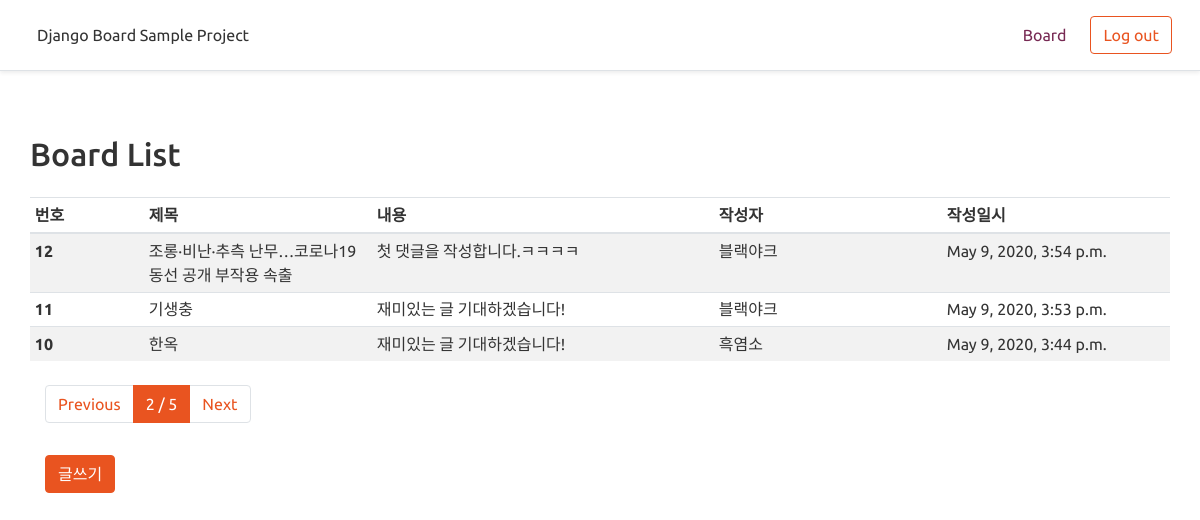
Page /board/?p=2 (signed in) on the committed database.
### board/models.py (models this page shows, shortened)
class NewBoard(models.Model):
    title = models.CharField(
        max_length=128,
        verbose_name='제목'
    )
    content = models.TextField(
        verbose_name='내용'
    )
    writer = models.ForeignKey(
        'new_user.NewUser',
        on_delete=models.SET_NULL,
        null=True,
        verbose_name='작성자'
    )
    reg_date = models.DateTimeField(
        auto_now_add=True,
        verbose_name='작성시간'
    )
    class Meta:
        db_table = 'new_community_board'
        verbose_name='뉴 커뮤니티 게시글'
        verbose_name_plural = '뉴 커뮤니티 게시글 모음'

### new_user/models.py (models this page shows)
class NewUser(models.Model):
    username = models.CharField(max_length=32, verbose_name='사용자명')
    useremail = models.EmailField(max_length=64, verbose_name='사용자 이메일')
    password = models.CharField(max_length=64, verbose_name='비밀번호')
    reg_date = models.DateTimeField(auto_now_add=True, verbose_name='가입시간')
    def __str__(self):
        return self.username
    class Meta:
        db_table = 'newcommunity_user'
        verbose_name = '새 커뮤니티 사용자'
        verbose_name_plural = '새 커뮤니티 사용자 모음'

### board/views.py (the view)
# urls.py: path('', views.board),
def board(request):
    all_boards = NewBoard.objects.all().order_by('-id')
    page = int(request.GET.get('p', 1))
    paginator = Paginator(all_boards, 3)    # num per page
    boards = paginator.get_page(page)
    return render(request, 'list.html', {'boards' : boards})

### board/templates/list.html (shortened to what this page needs)
{% extends "base.html" %}
{% block contents %}
<div class="row">
    <h2 class="mt-5">Board List</h2>
    <div class="table-responsive mt-3">
        <table class="table table-striped table-sm">
            <thead>
                <tr>
                    <th style="width:10%;">번호</th>
                    <th style="width:20%;">제목</th>
                    <th style="width:30%;">내용</th>
                    <th style="width:20%;">작성자</th>
                    <th style="width:20%;">작성일시</th>
                </tr>
            </thead>
            <tbody>
                {% for board in boards %}
                <tr>
                    <th scope="row">{{ board.id }}</th>
                    <td>{{ board.title }}</td>
                    <td>{{ board.content }}</td>
                    <td>{{ board.writer }}</td>
                    <td>{{ board.reg_date }}</td>
                </tr>
                {% endfor %}
            </tbody>
        </table>
    </div>
</div>
<div class="row mt-2" style="margin-bottom:100px;">
    <div class=col-12>
        <nav aria-label="...">
            <ul class="pagination">
                {% if boards.has_previous %}
                <li class="page-item">
                    <a class="page-link" href="?p={{ boards.previous_page_number }}" tabindex="-1" aria-disabled="true">
                        Previous
                    </a>
                </li>
                {% else %}
                <li class="page-item disabled">
                    <a class="page-link" href="#" tabindex="-1" aria-disabled="true">
                        Previous
                    </a>
                </li>
                {% endif %}
                <li class="page-item active" aria-current="page">
                    <a class="page-link">
                        {{ boards.number }} / {{ boards.paginator.num_pages }}
                    </a>
                </li>
                {% if boards.has_next %}
                <li class="page-item">
                    <a class="page-link" href="?p={{ boards.next_page_number }}">Next</a>
                </li>
                {% else %}
                <li class="page-item disabled">
                    <a class="page-link" href="#">Next</a>
                </li>
                {% endif %}
            </ul>
        </nav>
        <button type="submit" class="btn btn-primary mt-3" onclick="location.href='/board/write'">글쓰기</button>
    </div>
</div>
{%  endblock %}

### rows in the picture
NewBoard: id "12", title "조롱·비난·추측 난무…코로나19 동선 공개 부작용 속출", content "첫 댓글을 작성합니다.ㅋㅋㅋㅋ", writer "블랙야크", reg_date "May 9, 2020, 3:54 p.m."
NewBoard: id "11", title "기생충", content "재미있는 글 기대하겠습니다!", writer "블랙야크", reg_date "May 9, 2020, 3:53 p.m."
NewBoard: id "10", title "한옥", content "재미있는 글 기대하겠습니다!", writer "흑염소", reg_date "May 9, 2020, 3:44 p.m."

### other values in the picture
{{ boards.number }} "2"
{{ boards.paginator.num_pages }} "5"
